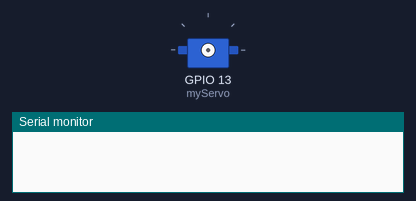
A sketch run on a simulated ESP32. Shown: servo, the last lines printed to the serial monitor. WiFi joins after 1.5 s; servers stay silent unless stated.

Above: at 0.1 s.
At 9.8 s:
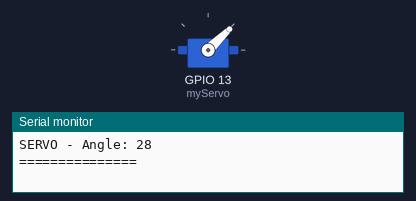
At 19.56 s:
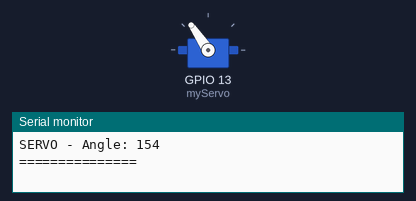
At 38.99 s:
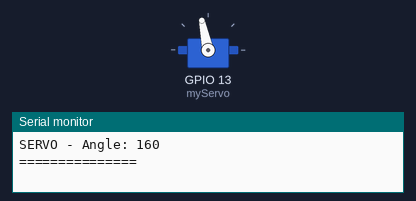
Timing chart, 0 to 40.0 s (numbered marks = the images above):
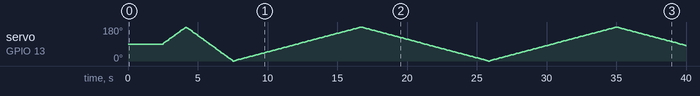

The sketch:

sketch_jul22a.ino
```cpp
#include <WiFi.h>
#include <WebServer.h>
#include <ArduinoJson.h>
#include <ESP32Servo.h>

const char* ssid = "SLT FIBRE HOME";
const char* password = "0112516405";

WebServer server(80);
Servo myServo;

// Head tracking variables
bool person_detected = false;
unsigned long lastMoveTime = 0;
unsigned long lastHeadDataReceived = 0;
bool sweepingRight = true;
int angle = 90;
int people_count = 0;

// Emotion variables
String current_emotion = "neutral";
String current_sentiment = "neutral";
unsigned long lastEmotionDataReceived = 0;

// Debouncing variables
const unsigned long DATA_TIMEOUT = 5000;  // 5 seconds timeout
const unsigned long DETECTION_DEBOUNCE = 1000;  // 1 second debounce
bool stable_person_detected = false;
unsigned long detection_change_time = 0;

// Handle head tracking data (people count only)
void handleHeadTracking() {
  if (server.method() == HTTP_POST) {
    String body = server.arg("plain");

    StaticJsonDocument<256> doc;
    DeserializationError error = deserializeJson(doc, body);

    if (!error) {
      // Check if this is head tracking data (has "number" field)
      if (doc.containsKey("number")) {
        people_count = doc["number"];
        lastHeadDataReceived = millis();

        Serial.print("HEAD TRACKING - People count: ");
        Serial.println(people_count);

        // Debounce the detection
        bool new_detection = (people_count > 0);
        if (new_detection != person_detected) {
          detection_change_time = millis();
          person_detected = new_detection;
        }

        server.send(200, "application/json", "{\"status\":\"head_data_received\"}");
      }
      // Check if this is emotion data
      else if (doc.containsKey("emotion") && doc.containsKey("sentiment")) {
        current_emotion = doc["emotion"].as<String>();
        current_sentiment = doc["sentiment"].as<String>();
        lastEmotionDataReceived = millis();

        Serial.print("EMOTION DATA - Emotion: ");
        Serial.print(current_emotion);
        Serial.print(", Sentiment: ");
        Serial.println(current_sentiment);

        server.send(200, "application/json", "{\"status\":\"emotion_data_received\"}");
      }
      else {
        Serial.println("Unknown data format");
        server.send(400, "application/json", "{\"status\":\"unknown_format\"}");
      }
    } else {
      Serial.println("JSON parsing error");
      server.send(400, "application/json", "{\"status\":\"bad_json\"}");
    }
  } else {
    server.send(405, "application/json", "{\"status\":\"method_not_allowed\"}");
  }
}

void setup() {
  Serial.begin(115200);
  WiFi.begin(ssid, password);
  while (WiFi.status() != WL_CONNECTED) {
    delay(500);
    Serial.print(".");
  }
  Serial.println("\nConnected to WiFi!");
  Serial.print("IP address: ");
  Serial.println(WiFi.localIP());

  // Single endpoint that handles both types of data
  server.on("/receive", HTTP_POST, handleHeadTracking);
  server.begin();
  Serial.println("HTTP server started");
  Serial.println("Endpoints:");
  Serial.println("  POST /receive - Accepts both head tracking and emotion data");

  myServo.setPeriodHertz(50);
  myServo.attach(13, 500, 2400);
  myServo.write(angle);
  delay(1000);

  lastHeadDataReceived = millis();
  Serial.println("Setup complete - ready for dual API");
}

void loop() {
  server.handleClient();

  unsigned long now = millis();

  // Check if we haven't received head tracking data recently
  bool head_data_fresh = (now - lastHeadDataReceived) < DATA_TIMEOUT;
  bool emotion_data_fresh = (now - lastEmotionDataReceived) < DATA_TIMEOUT;

  // Apply debouncing to person detection
  if (now - detection_change_time > DETECTION_DEBOUNCE) {
    stable_person_detected = person_detected;
  }

  // SERVO CONTROL LOGIC (based only on head tracking data)
  if (!head_data_fresh) {
    // No recent head tracking data - sweep slowly
    if (now - lastMoveTime > 100) {
      angle += sweepingRight ? 2 : -2;

      if (angle >= 180) {
        angle = 180;
        sweepingRight = false;
      } else if (angle <= 0) {
        angle = 0;
        sweepingRight = true;
      }

      myServo.write(angle);
      lastMoveTime = now;
    }
  } else if (!stable_person_detected) {
    // Recent head data but no person detected - normal sweep
    if (now - lastMoveTime > 50) {
      angle += sweepingRight ? 3 : -3;

      if (angle >= 180) {
        angle = 180;
        sweepingRight = false;
      } else if (angle <= 0) {
        angle = 0;
        sweepingRight = true;
      }

      myServo.write(angle);
      lastMoveTime = now;
    }
  } else {
    // Person detected - stop at center
    if (abs(angle - 90) > 5) {
      if (now - lastMoveTime > 30) {
        if (angle > 90) {
          angle -= 2;
        } else {
          angle += 2;
        }
        myServo.write(angle);
        lastMoveTime = now;
      }
    }
  }

  // Debug output every 3 seconds
  static unsigned long lastDebugTime = 0;
  if (now - lastDebugTime > 3000) {
    Serial.println("=== STATUS ===");
    Serial.print("HEAD TRACKING - People: ");
    Serial.print(people_count);
    Serial.print(", Detected: ");
    Serial.print(stable_person_detected ? "YES" : "NO");
    Serial.print(", Fresh: ");
    Serial.println(head_data_fresh ? "YES" : "NO");

    Serial.print("EMOTION DATA - Emotion: ");
    Serial.print(current_emotion);
    Serial.print(", Sentiment: ");
    Serial.print(current_sentiment);
    Serial.print(", Fresh: ");
    Serial.println(emotion_data_fresh ? "YES" : "NO");

    Serial.print("SERVO - Angle: ");
    Serial.println(angle);
    Serial.println("===============");

    lastDebugTime = now;
  }

  delay(10);
}
```
